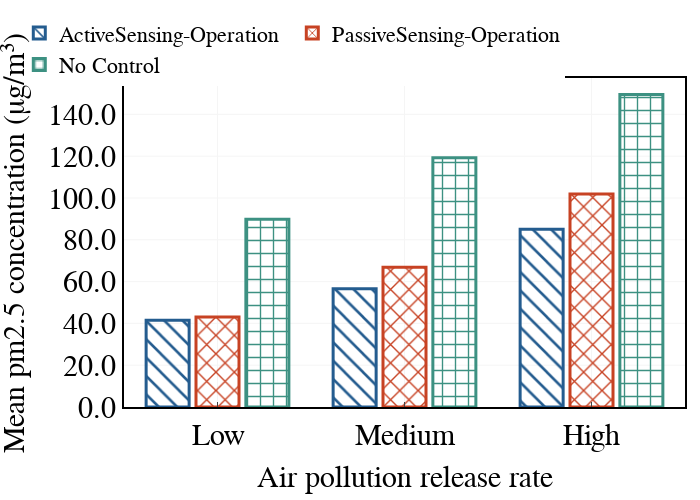

The notebook cell this image was saved under:
### Code cell
strategy_name = ["forestfire_Nonmyopic_Adaptive_Sensing_Operation",
                 "forestfire_Nonmyopic_Adaptive_Operation",
                 "forestfire_Without_Operation"]
comparing_variables = ["releaserate_010","releaserate_020","releaserate_040"]
starttime = '2018-11-23 08:00:00'
seed = 0
starttime = starttime.replace(' ', '-').replace(':', '-')
pklname = 'seed{}_starttime{}'.format(seed, starttime)

select_time = 45
mean_airpollution = []
for comparing_variable in comparing_variables:
    lists = []
    for stategy in strategy_name:
        pkldir = '../outputs/' + stategy + '/' + comparing_variable + '/' + pklname + ".pkl"
        data = pypolo2.experiments.utilities.readpkl(pkldir)
        lists.append(data['mean_airpollution'][select_time-1])
    mean_airpollution.append(lists)
mean_airpollution = np.array(mean_airpollution)

labels = np.array(['Low', 'Medium', 'High'])
xtitle = 'Air pollution release rate'
ytitle = 'Mean pm2.5 concentration (μg/m³)'
fig = go.Figure()
fig.add_trace(go.Bar(width= 0.23, x=labels, y=mean_airpollution[:,0], name='ActiveSensing-Operation', marker=dict(line_color=colors_dict[2],color=colors_dict[2], pattern_shape='\\')))
fig.add_trace(go.Bar(width= 0.23, x=labels, y=mean_airpollution[:,1], name='PassiveSensing-Operation', marker=dict(line_color=colors_dict[0],color=colors_dict[0], pattern_shape='x')))
fig.add_trace(go.Bar(width= 0.23, x=labels, y=mean_airpollution[:,2], name='No Control', marker=dict(line_color=colors_dict[1],color=colors_dict[1], pattern_shape='+')))

fig.update_traces(
    marker=dict(pattern_fillmode="replace", line_width=3, pattern_size=13),
)

fig = bar_update_fig(fig, xtitle, ytitle, width=width, height=height)
fig.update_layout(legend=dict(font=dict(size=22), x=0.3, y=1.2, orientation='h')) # name size
fig.show()
filename = '../outputs/png/bar_原污染源消失产生新污染源.png'
print(filename)
fig.write_image(filename, scale=1)

### Figure 1 — Plotly figure (JSON) as saved in the notebook; plotly's stock layout.template omitted (floating-point values rounded to 4 significant figures)
{"data": [{"marker": {"color": "#245C8F", "line": {"color": "#245C8F", "width": 3}, "pattern": {"fillmode": "replace", "shape": "\\", "size": 13}}, "name": "ActiveSensing-Operation", "type": "bar", "width": 0.23, "x": ["Low", "Medium", "High"], "y": [41.51, 56.52, 85.09]}, {"marker": {"color": "#C74223", "line": {"color": "#C74223", "width": 3}, "pattern": {"fillmode": "replace", "shape": "x", "size": 13}}, "name": "PassiveSensing-Operation", "type": "bar", "width": 0.23, "x": ["Low", "Medium", "High"], "y": [43.12, 66.81, 101.9]}, {"marker": {"color": "#3D9182", "line": {"color": "#3D9182", "width": 3}, "pattern": {"fillmode": "replace", "shape": "+", "size": 13}}, "name": "No Control", "type": "bar", "width": 0.23, "x": ["Low", "Medium", "High"], "y": [89.89, 119.3, 149.5]}], "layout": {"font": {"color": "rgb(0, 0, 0)", "family": "Arial", "size": 30}, "height": 500, "legend": {"font": {"size": 22}, "orientation": "h", "title": {"text": ""}, "x": 0.3, "xanchor": "center", "y": 1.2, "yanchor": "top"}, "margin": {"b": 15, "l": 15, "r": 15, "t": 15}, "plot_bgcolor": "rgb(255,255,255)", "width": 700, "xaxis": {"gridcolor": "rgb(245, 245, 245)", "linecolor": "rgb(0, 0, 0)", "linewidth": 2, "mirror": true, "showline": true, "ticks": "inside", "title": {"font": {"size": 30}, "text": "Air pollution release rate"}}, "yaxis": {"gridcolor": "rgb(245, 245, 245)", "linecolor": "rgb(0, 0, 0)", "linewidth": 2, "mirror": true, "showline": true, "tickformat": ".1f", "title": {"font": {"size": 30}, "text": "Mean pm2.5 concentration (μg/m³)"}}}}
